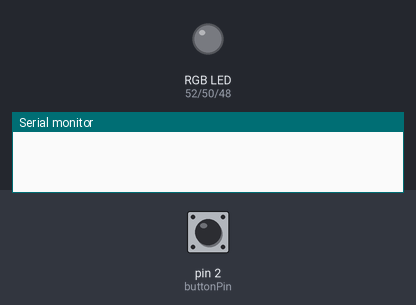
This sketch was run on a simulated Arduino Mega 2560, built with avr-gcc and run on an emulated ATmega2560. On the bench: an RGB LED mixed from three pins (HIGH = lit), the last lines printed to the serial monitor. Dashed ring = blinking. Inputs (shaded band) come from the test bench; at power-on: pin 2 (buttonPin) LOW.

Above: at 1.2 s.
1.3 s: pin 2 (buttonPin) pulled HIGH for 1 s
At 1.7 s:
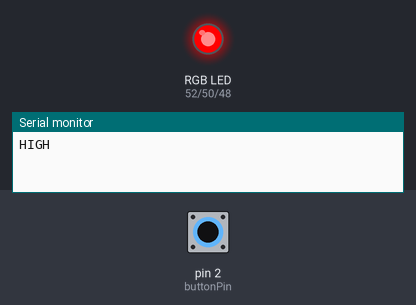
3.9 s: pin 2 (buttonPin) pulled HIGH for 0.15 s
At 4.3 s:
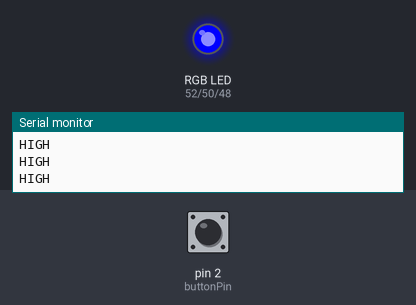
5.9 s: pin 2 (buttonPin) pulled HIGH for 3.2 s
At 6.9 s:
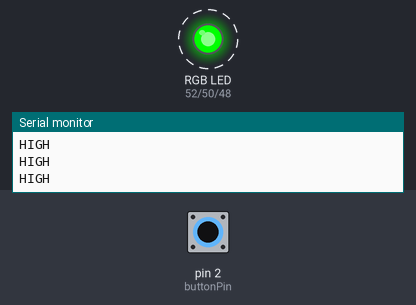
Timing chart, 0 to 10.9 s (numbered marks = the images above; inputs shaded):
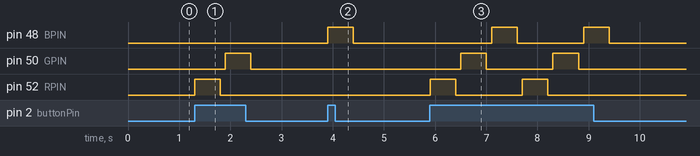

Measured:
- after the input at 1.3 s, pin 50 (GPIN): LOW → HIGH after 0.60 s, → LOW 0.50 s later; pin 52 (RPIN): LOW → HIGH at once, → LOW 0.50 s later
- after the input at 3.9 s, pin 48 (BPIN): LOW → HIGH at once, → LOW 0.50 s later
- after the input at 5.9 s, pin 48 (BPIN): alternates HIGH for 0.50 s and LOW for 1.3 s, 4 changes in all, then stays LOW, starting after 1.2 s; pin 50 (GPIN): alternates HIGH for 0.50 s and LOW for 1.3 s, 4 changes in all, then stays LOW, starting after 0.60 s

The sketch:

03-rgbPUSH.ino
```cpp
#define RPIN 52
#define GPIN 50
#define BPIN 48
#define RED 255, 0, 0
#define GREEN 0, 255, 0
#define BLUE 0, 0, 255

int buttonPin = 2;
int buttonState = 0;
int count = 0;

void setup()
{
  Serial.begin(9600);
  pinMode(buttonPin, INPUT);
  pinMode(RPIN, OUTPUT);
  pinMode(GPIN, OUTPUT);
  pinMode(BPIN, OUTPUT);
}

void loop()
{
  buttonState = digitalRead(buttonPin);
  if (buttonState == HIGH)
  {
    Serial.println("HIGH");
    changeCount();
    delay(500);
  }
  setColor(0, 0, 0);
  buttonState = LOW;
  delay(100);
}

void changeCount()
{
  if (count == 0)
  {
    setColor(RED);
  }
  if (count == 1)
  {
    setColor(GREEN);
  }
  if (count == 2)
  {
    setColor(BLUE);
  }
  count++;
  if (count > 2)
    count = 0;
}

void setColor(int redValue, int greenValue, int blueValue)
{
  analogWrite(RPIN, redValue);
  analogWrite(GPIN, greenValue);
  analogWrite(BPIN, blueValue);
}
```
